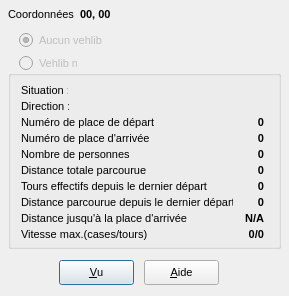
<?xml version="1.0" encoding="UTF-8"?>
<ui version="4.0">
 <comment>GÉNÉRÉ par tools/dfm2ui.py depuis src/f_infvehlib.dfm : ne pas modifier à la main avant la fin du portage de la fiche</comment>
 <class>frmInfosVehlib</class>
 <widget class="QDialog" name="frmInfosVehlib">
  <property name="geometry">
   <rect>
    <x>-3</x>
    <y>672</y>
    <width>289</width>
    <height>296</height>
   </rect>
  </property>
  <property name="windowTitle">
   <string>Propriétés du vehlib</string>
  </property>
  <property name="vclFontHeight" stdset="0">
   <number>-11</number>
  </property>
  <property name="font">
   <font>
    <family>MS Sans Serif</family>
    <pointsize>8</pointsize>
    <bold>false</bold>
    <italic>false</italic>
    <underline>false</underline>
    <strikeout>false</strikeout>
   </font>
  </property>
  <property name="vclHelpContext" stdset="0">
   <number>674</number>
  </property>
  <property name="vclBorderIcons" stdset="0">
   <string notr="true">biMinimize,biSystemMenu</string>
  </property>
  <property name="vclBorderStyle" stdset="0">
   <string notr="true">bsSingle</string>
  </property>
  <property name="vclColor" stdset="0">
   <string notr="true">clBtnFace</string>
  </property>
  <property name="vclFormStyle" stdset="0">
   <string notr="true">fsStayOnTop</string>
  </property>
  <property name="vclKeyPreview" stdset="0">
   <bool>true</bool>
  </property>
  <property name="vclTextHeight" stdset="0">
   <number>13</number>
  </property>
  <widget class="TLabel" name="Label0">
   <property name="text">
    <string>Coordonnées :</string>
   </property>
   <property name="alignment">
    <set>Qt::AlignLeft|Qt::AlignTop</set>
   </property>
   <property name="geometry">
    <rect>
     <x>8</x>
     <y>8</y>
     <width>69</width>
     <height>13</height>
    </rect>
   </property>
  </widget>
  <widget class="TLabel" name="LabelCoordonnees">
   <property name="text">
    <string>00, 00</string>
   </property>
   <property name="alignment">
    <set>Qt::AlignLeft|Qt::AlignTop</set>
   </property>
   <property name="geometry">
    <rect>
     <x>80</x>
     <y>8</y>
     <width>37</width>
     <height>13</height>
    </rect>
   </property>
   <property name="vclFontHeight" stdset="0">
    <number>-11</number>
   </property>
   <property name="font">
    <font>
     <family>MS Sans Serif</family>
     <pointsize>8</pointsize>
     <bold>true</bold>
     <italic>false</italic>
     <underline>false</underline>
     <strikeout>false</strikeout>
    </font>
   </property>
  </widget>
  <widget class="TButton" name="ButtonOk">
   <property name="text">
    <string>&amp;Vu</string>
   </property>
   <property name="default">
    <bool>true</bool>
   </property>
   <property name="autoDefault">
    <bool>false</bool>
   </property>
   <property name="geometry">
    <rect>
     <x>59</x>
     <y>260</y>
     <width>75</width>
     <height>25</height>
    </rect>
   </property>
   <property name="vclCancel" stdset="0">
    <bool>true</bool>
   </property>
   <property name="vclTabOrder" stdset="0">
    <number>3</number>
   </property>
  </widget>
  <widget class="TRadioButton" name="RadioButtonAucunVehlib">
   <property name="text">
    <string>Aucun vehlib</string>
   </property>
   <property name="checked">
    <bool>true</bool>
   </property>
   <property name="geometry">
    <rect>
     <x>19</x>
     <y>32</y>
     <width>97</width>
     <height>17</height>
    </rect>
   </property>
   <property name="enabled">
    <bool>false</bool>
   </property>
   <property name="vclTabOrder" stdset="0">
    <number>0</number>
   </property>
   <property name="vclTabStop" stdset="0">
    <bool>true</bool>
   </property>
  </widget>
  <widget class="TGroupBox" name="GroupBoxVehlib">
   <property name="title">
    <string>                           </string>
   </property>
   <property name="geometry">
    <rect>
     <x>8</x>
     <y>56</y>
     <width>273</width>
     <height>193</height>
    </rect>
   </property>
   <property name="vclFontHeight" stdset="0">
    <number>-11</number>
   </property>
   <property name="font">
    <font>
     <family>MS Sans Serif</family>
     <pointsize>8</pointsize>
     <bold>false</bold>
     <italic>false</italic>
     <underline>false</underline>
     <strikeout>false</strikeout>
    </font>
   </property>
   <property name="vclTabOrder" stdset="0">
    <number>2</number>
   </property>
   <widget class="TLabel" name="Label2">
    <property name="text">
     <string>Direction :</string>
    </property>
    <property name="alignment">
     <set>Qt::AlignLeft|Qt::AlignTop</set>
    </property>
    <property name="geometry">
     <rect>
      <x>13</x>
      <y>44</y>
      <width>48</width>
      <height>13</height>
     </rect>
    </property>
   </widget>
   <widget class="TLabel" name="Label6">
    <property name="text">
     <string>Distance totale parcourue :</string>
    </property>
    <property name="alignment">
     <set>Qt::AlignLeft|Qt::AlignTop</set>
    </property>
    <property name="geometry">
     <rect>
      <x>13</x>
      <y>108</y>
      <width>128</width>
      <height>13</height>
     </rect>
    </property>
   </widget>
   <widget class="TLabel" name="LabelParcours">
    <property name="text">
     <string>0</string>
    </property>
    <property name="alignment">
     <set>Qt::AlignRight|Qt::AlignTop</set>
    </property>
    <property name="geometry">
     <rect>
      <x>248</x>
      <y>108</y>
      <width>8</width>
      <height>13</height>
     </rect>
    </property>
    <property name="vclFontHeight" stdset="0">
     <number>-11</number>
    </property>
    <property name="font">
     <font>
      <family>MS Sans Serif</family>
      <pointsize>8</pointsize>
      <bold>true</bold>
      <italic>false</italic>
      <underline>false</underline>
      <strikeout>false</strikeout>
     </font>
    </property>
   </widget>
   <widget class="TLabel" name="LabelDirection">
    <property name="text">
     <string />
    </property>
    <property name="alignment">
     <set>Qt::AlignRight|Qt::AlignTop</set>
    </property>
    <property name="geometry">
     <rect>
      <x>251</x>
      <y>45</y>
      <width>5</width>
      <height>13</height>
     </rect>
    </property>
    <property name="vclFontHeight" stdset="0">
     <number>-11</number>
    </property>
    <property name="font">
     <font>
      <family>MS Sans Serif</family>
      <pointsize>8</pointsize>
      <bold>true</bold>
      <italic>false</italic>
      <underline>false</underline>
      <strikeout>false</strikeout>
     </font>
    </property>
   </widget>
   <widget class="TLabel" name="Label10">
    <property name="text">
     <string>Vitesse max.(cases/tours) :</string>
    </property>
    <property name="alignment">
     <set>Qt::AlignLeft|Qt::AlignTop</set>
    </property>
    <property name="geometry">
     <rect>
      <x>13</x>
      <y>172</y>
      <width>127</width>
      <height>13</height>
     </rect>
    </property>
   </widget>
   <widget class="TLabel" name="LabelVitesse">
    <property name="text">
     <string>0/0</string>
    </property>
    <property name="alignment">
     <set>Qt::AlignRight|Qt::AlignTop</set>
    </property>
    <property name="geometry">
     <rect>
      <x>235</x>
      <y>172</y>
      <width>21</width>
      <height>13</height>
     </rect>
    </property>
    <property name="vclFontHeight" stdset="0">
     <number>-11</number>
    </property>
    <property name="font">
     <font>
      <family>MS Sans Serif</family>
      <pointsize>8</pointsize>
      <bold>true</bold>
      <italic>false</italic>
      <underline>false</underline>
      <strikeout>false</strikeout>
     </font>
    </property>
   </widget>
   <widget class="TLabel" name="Label3">
    <property name="text">
     <string>Numéro de place de départ :</string>
    </property>
    <property name="alignment">
     <set>Qt::AlignLeft|Qt::AlignTop</set>
    </property>
    <property name="geometry">
     <rect>
      <x>13</x>
      <y>60</y>
      <width>135</width>
      <height>13</height>
     </rect>
    </property>
   </widget>
   <widget class="TLabel" name="LabelNumeroPlaceDepart">
    <property name="text">
     <string>0</string>
    </property>
    <property name="alignment">
     <set>Qt::AlignRight|Qt::AlignTop</set>
    </property>
    <property name="geometry">
     <rect>
      <x>248</x>
      <y>60</y>
      <width>8</width>
      <height>13</height>
     </rect>
    </property>
    <property name="vclFontHeight" stdset="0">
     <number>-11</number>
    </property>
    <property name="font">
     <font>
      <family>MS Sans Serif</family>
      <pointsize>8</pointsize>
      <bold>true</bold>
      <italic>false</italic>
      <underline>false</underline>
      <strikeout>false</strikeout>
     </font>
    </property>
   </widget>
   <widget class="TLabel" name="Label8">
    <property name="text">
     <string>Distance parcourue depuis le dernier départ :</string>
    </property>
    <property name="alignment">
     <set>Qt::AlignLeft|Qt::AlignTop</set>
    </property>
    <property name="geometry">
     <rect>
      <x>13</x>
      <y>140</y>
      <width>212</width>
      <height>13</height>
     </rect>
    </property>
   </widget>
   <widget class="TLabel" name="LabelParcoursDepuisDepart">
    <property name="text">
     <string>0</string>
    </property>
    <property name="alignment">
     <set>Qt::AlignRight|Qt::AlignTop</set>
    </property>
    <property name="geometry">
     <rect>
      <x>248</x>
      <y>140</y>
      <width>8</width>
      <height>13</height>
     </rect>
    </property>
    <property name="vclFontHeight" stdset="0">
     <number>-11</number>
    </property>
    <property name="font">
     <font>
      <family>MS Sans Serif</family>
      <pointsize>8</pointsize>
      <bold>true</bold>
      <italic>false</italic>
      <underline>false</underline>
      <strikeout>false</strikeout>
     </font>
    </property>
   </widget>
   <widget class="TLabel" name="Label7">
    <property name="text">
     <string>Tours effectifs depuis le dernier départ :</string>
    </property>
    <property name="alignment">
     <set>Qt::AlignLeft|Qt::AlignTop</set>
    </property>
    <property name="geometry">
     <rect>
      <x>13</x>
      <y>124</y>
      <width>186</width>
      <height>13</height>
     </rect>
    </property>
   </widget>
   <widget class="TLabel" name="LabelToursDepuisDepart">
    <property name="text">
     <string>0</string>
    </property>
    <property name="alignment">
     <set>Qt::AlignRight|Qt::AlignTop</set>
    </property>
    <property name="geometry">
     <rect>
      <x>248</x>
      <y>124</y>
      <width>8</width>
      <height>13</height>
     </rect>
    </property>
    <property name="vclFontHeight" stdset="0">
     <number>-11</number>
    </property>
    <property name="font">
     <font>
      <family>MS Sans Serif</family>
      <pointsize>8</pointsize>
      <bold>true</bold>
      <italic>false</italic>
      <underline>false</underline>
      <strikeout>false</strikeout>
     </font>
    </property>
   </widget>
   <widget class="TLabel" name="Label1">
    <property name="text">
     <string>Situation :</string>
    </property>
    <property name="alignment">
     <set>Qt::AlignLeft|Qt::AlignTop</set>
    </property>
    <property name="geometry">
     <rect>
      <x>13</x>
      <y>28</y>
      <width>47</width>
      <height>13</height>
     </rect>
    </property>
   </widget>
   <widget class="TLabel" name="LabelSituation">
    <property name="text">
     <string />
    </property>
    <property name="alignment">
     <set>Qt::AlignRight|Qt::AlignTop</set>
    </property>
    <property name="geometry">
     <rect>
      <x>251</x>
      <y>28</y>
      <width>5</width>
      <height>13</height>
     </rect>
    </property>
    <property name="vclFontHeight" stdset="0">
     <number>-11</number>
    </property>
    <property name="font">
     <font>
      <family>MS Sans Serif</family>
      <pointsize>8</pointsize>
      <bold>true</bold>
      <italic>false</italic>
      <underline>false</underline>
      <strikeout>false</strikeout>
     </font>
    </property>
   </widget>
   <widget class="TLabel" name="Label9">
    <property name="text">
     <string>Distance jusqu'à la place d'arrivée :</string>
    </property>
    <property name="alignment">
     <set>Qt::AlignLeft|Qt::AlignTop</set>
    </property>
    <property name="geometry">
     <rect>
      <x>13</x>
      <y>156</y>
      <width>167</width>
      <height>13</height>
     </rect>
    </property>
   </widget>
   <widget class="TLabel" name="LabelDistancePlaceArrivee">
    <property name="text">
     <string>N/A</string>
    </property>
    <property name="alignment">
     <set>Qt::AlignRight|Qt::AlignTop</set>
    </property>
    <property name="geometry">
     <rect>
      <x>232</x>
      <y>156</y>
      <width>24</width>
      <height>13</height>
     </rect>
    </property>
    <property name="vclFontHeight" stdset="0">
     <number>-11</number>
    </property>
    <property name="font">
     <font>
      <family>MS Sans Serif</family>
      <pointsize>8</pointsize>
      <bold>true</bold>
      <italic>false</italic>
      <underline>false</underline>
      <strikeout>false</strikeout>
     </font>
    </property>
   </widget>
   <widget class="TLabel" name="Label4">
    <property name="text">
     <string>Numéro de place d'arrivée :</string>
    </property>
    <property name="alignment">
     <set>Qt::AlignLeft|Qt::AlignTop</set>
    </property>
    <property name="geometry">
     <rect>
      <x>13</x>
      <y>76</y>
      <width>130</width>
      <height>13</height>
     </rect>
    </property>
   </widget>
   <widget class="TLabel" name="LabelNumeroPlaceArrivee">
    <property name="text">
     <string>0</string>
    </property>
    <property name="alignment">
     <set>Qt::AlignRight|Qt::AlignTop</set>
    </property>
    <property name="geometry">
     <rect>
      <x>248</x>
      <y>76</y>
      <width>8</width>
      <height>13</height>
     </rect>
    </property>
    <property name="vclFontHeight" stdset="0">
     <number>-11</number>
    </property>
    <property name="font">
     <font>
      <family>MS Sans Serif</family>
      <pointsize>8</pointsize>
      <bold>true</bold>
      <italic>false</italic>
      <underline>false</underline>
      <strikeout>false</strikeout>
     </font>
    </property>
   </widget>
   <widget class="TLabel" name="Label5">
    <property name="text">
     <string>Nombre de personnes :</string>
    </property>
    <property name="alignment">
     <set>Qt::AlignLeft|Qt::AlignTop</set>
    </property>
    <property name="geometry">
     <rect>
      <x>13</x>
      <y>92</y>
      <width>110</width>
      <height>13</height>
     </rect>
    </property>
   </widget>
   <widget class="TLabel" name="LabelNbPersonnes">
    <property name="text">
     <string>0</string>
    </property>
    <property name="alignment">
     <set>Qt::AlignRight|Qt::AlignTop</set>
    </property>
    <property name="geometry">
     <rect>
      <x>248</x>
      <y>92</y>
      <width>8</width>
      <height>13</height>
     </rect>
    </property>
    <property name="vclFontHeight" stdset="0">
     <number>-11</number>
    </property>
    <property name="font">
     <font>
      <family>MS Sans Serif</family>
      <pointsize>8</pointsize>
      <bold>true</bold>
      <italic>false</italic>
      <underline>false</underline>
      <strikeout>false</strikeout>
     </font>
    </property>
   </widget>
  </widget>
  <widget class="TRadioButton" name="RadioButtonVehlibNumero">
   <property name="text">
    <string>Vehlib n°</string>
   </property>
   <property name="geometry">
    <rect>
     <x>19</x>
     <y>55</y>
     <width>58</width>
     <height>17</height>
    </rect>
   </property>
   <property name="enabled">
    <bool>false</bool>
   </property>
   <property name="vclTabOrder" stdset="0">
    <number>1</number>
   </property>
  </widget>
  <widget class="TButton" name="ButtonAide">
   <property name="text">
    <string>&amp;Aide</string>
   </property>
   <property name="autoDefault">
    <bool>false</bool>
   </property>
   <property name="geometry">
    <rect>
     <x>144</x>
     <y>260</y>
     <width>75</width>
     <height>25</height>
    </rect>
   </property>
   <property name="vclTabOrder" stdset="0">
    <number>4</number>
   </property>
  </widget>
 </widget>
 <tabstops>
  <tabstop>RadioButtonAucunVehlib</tabstop>
  <tabstop>ButtonOk</tabstop>
  <tabstop>ButtonAide</tabstop>
 </tabstops>
 <customwidgets>
  <customwidget>
   <class>TLabel</class>
   <extends>QLabel</extends>
   <header>vcl/controles.h</header>
  </customwidget>
  <customwidget>
   <class>TButton</class>
   <extends>QPushButton</extends>
   <header>vcl/controles.h</header>
  </customwidget>
  <customwidget>
   <class>TRadioButton</class>
   <extends>QRadioButton</extends>
   <header>vcl/controles.h</header>
  </customwidget>
  <customwidget>
   <class>TGroupBox</class>
   <extends>QGroupBox</extends>
   <header>vcl/controles.h</header>
  </customwidget>
 </customwidgets>
 <resources>
  <include location="../ressources/images.qrc" />
 </resources>
 <connections />
</ui>
